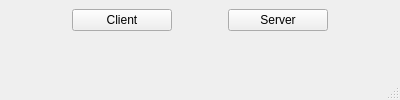
<?xml version="1.0" encoding="UTF-8"?>
<ui version="4.0">
 <class>Launcher</class>
 <widget class="QMainWindow" name="Launcher">
  <property name="geometry">
   <rect>
    <x>0</x>
    <y>0</y>
    <width>400</width>
    <height>100</height>
   </rect>
  </property>
  <property name="sizePolicy">
   <sizepolicy hsizetype="MinimumExpanding" vsizetype="Fixed">
    <horstretch>0</horstretch>
    <verstretch>0</verstretch>
   </sizepolicy>
  </property>
  <property name="minimumSize">
   <size>
    <width>300</width>
    <height>0</height>
   </size>
  </property>
  <property name="baseSize">
   <size>
    <width>0</width>
    <height>0</height>
   </size>
  </property>
  <property name="windowTitle">
   <string>gust launcher</string>
  </property>
  <widget class="QWidget" name="centralwidget">
   <property name="sizePolicy">
    <sizepolicy hsizetype="Fixed" vsizetype="Fixed">
     <horstretch>0</horstretch>
     <verstretch>0</verstretch>
    </sizepolicy>
   </property>
   <property name="minimumSize">
    <size>
     <width>300</width>
     <height>0</height>
    </size>
   </property>
   <layout class="QHBoxLayout" name="horizontalLayout_3">
    <property name="sizeConstraint">
     <enum>QLayout::SetMaximumSize</enum>
    </property>
    <item>
     <spacer name="horizontalSpacer">
      <property name="orientation">
       <enum>Qt::Horizontal</enum>
      </property>
      <property name="sizeType">
       <enum>QSizePolicy::MinimumExpanding</enum>
      </property>
      <property name="sizeHint" stdset="0">
       <size>
        <width>50</width>
        <height>20</height>
       </size>
      </property>
     </spacer>
    </item>
    <item>
     <widget class="QPushButton" name="pushButton_client">
      <property name="sizePolicy">
       <sizepolicy hsizetype="Fixed" vsizetype="Fixed">
        <horstretch>0</horstretch>
        <verstretch>0</verstretch>
       </sizepolicy>
      </property>
      <property name="minimumSize">
       <size>
        <width>100</width>
        <height>0</height>
       </size>
      </property>
      <property name="text">
       <string>Client</string>
      </property>
     </widget>
    </item>
    <item>
     <spacer name="horizontalSpacer_3">
      <property name="orientation">
       <enum>Qt::Horizontal</enum>
      </property>
      <property name="sizeType">
       <enum>QSizePolicy::Fixed</enum>
      </property>
      <property name="sizeHint" stdset="0">
       <size>
        <width>50</width>
        <height>20</height>
       </size>
      </property>
     </spacer>
    </item>
    <item>
     <widget class="QPushButton" name="pushButton_server">
      <property name="sizePolicy">
       <sizepolicy hsizetype="Fixed" vsizetype="Fixed">
        <horstretch>0</horstretch>
        <verstretch>0</verstretch>
       </sizepolicy>
      </property>
      <property name="minimumSize">
       <size>
        <width>100</width>
        <height>0</height>
       </size>
      </property>
      <property name="text">
       <string>Server</string>
      </property>
     </widget>
    </item>
    <item>
     <spacer name="horizontalSpacer_2">
      <property name="orientation">
       <enum>Qt::Horizontal</enum>
      </property>
      <property name="sizeType">
       <enum>QSizePolicy::MinimumExpanding</enum>
      </property>
      <property name="sizeHint" stdset="0">
       <size>
        <width>50</width>
        <height>20</height>
       </size>
      </property>
     </spacer>
    </item>
   </layout>
  </widget>
  <widget class="QStatusBar" name="statusbar"/>
 </widget>
 <resources/>
 <connections/>
</ui>
